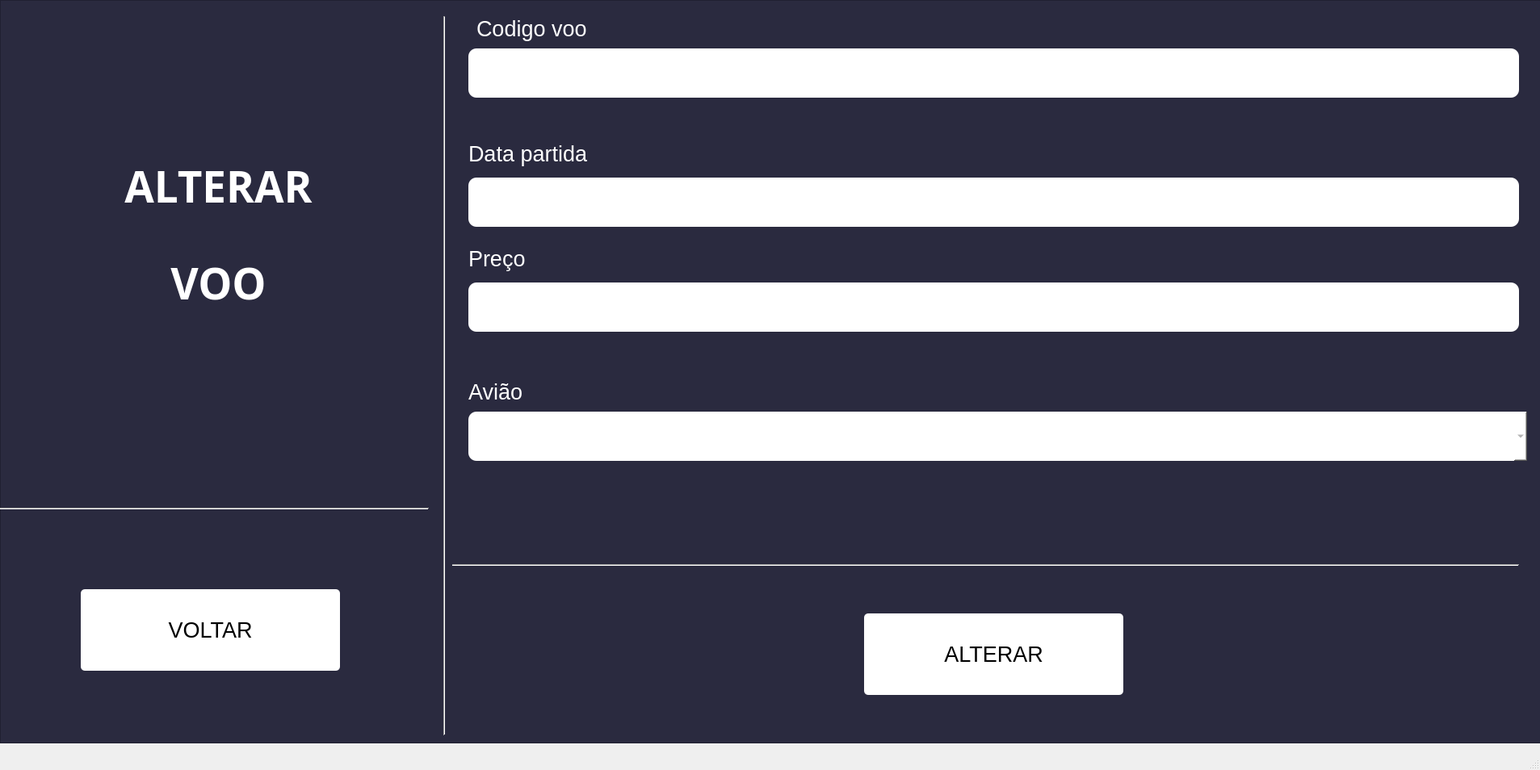
<?xml version="1.0" encoding="UTF-8"?>
<ui version="4.0">
 <class>MainWindow</class>
 <widget class="QMainWindow" name="MainWindow">
  <property name="geometry">
   <rect>
    <x>0</x>
    <y>0</y>
    <width>1907</width>
    <height>954</height>
   </rect>
  </property>
  <property name="windowTitle">
   <string>MainWindow</string>
  </property>
  <property name="styleSheet">
   <string notr="true"/>
  </property>
  <widget class="QWidget" name="centralwidget">
   <widget class="Line" name="line_2">
    <property name="geometry">
     <rect>
      <x>540</x>
      <y>20</y>
      <width>20</width>
      <height>891</height>
     </rect>
    </property>
    <property name="orientation">
     <enum>Qt::Vertical</enum>
    </property>
   </widget>
   <widget class="Line" name="line">
    <property name="geometry">
     <rect>
      <x>0</x>
      <y>620</y>
      <width>531</width>
      <height>20</height>
     </rect>
    </property>
    <property name="styleSheet">
     <string notr="true">border-color: rgb(255, 255, 255);</string>
    </property>
    <property name="orientation">
     <enum>Qt::Horizontal</enum>
    </property>
   </widget>
   <widget class="Line" name="line_3">
    <property name="geometry">
     <rect>
      <x>560</x>
      <y>690</y>
      <width>1321</width>
      <height>20</height>
     </rect>
    </property>
    <property name="styleSheet">
     <string notr="true">border-color: rgb(255, 255, 255);</string>
    </property>
    <property name="orientation">
     <enum>Qt::Horizontal</enum>
    </property>
   </widget>
   <widget class="QLabel" name="label">
    <property name="geometry">
     <rect>
      <x>10</x>
      <y>180</y>
      <width>521</width>
      <height>101</height>
     </rect>
    </property>
    <property name="font">
     <font>
      <family>Arial Black</family>
      <pointsize>40</pointsize>
      <weight>75</weight>
      <bold>true</bold>
     </font>
    </property>
    <property name="layoutDirection">
     <enum>Qt::LeftToRight</enum>
    </property>
    <property name="styleSheet">
     <string notr="true">color: rgb(255, 255, 255);</string>
    </property>
    <property name="text">
     <string>ALTERAR</string>
    </property>
    <property name="alignment">
     <set>Qt::AlignCenter</set>
    </property>
   </widget>
   <widget class="QLabel" name="label_2">
    <property name="geometry">
     <rect>
      <x>10</x>
      <y>300</y>
      <width>521</width>
      <height>101</height>
     </rect>
    </property>
    <property name="font">
     <font>
      <family>Arial Black</family>
      <pointsize>40</pointsize>
      <weight>75</weight>
      <bold>true</bold>
     </font>
    </property>
    <property name="styleSheet">
     <string notr="true">color: rgb(255, 255, 255);</string>
    </property>
    <property name="text">
     <string>VOO</string>
    </property>
    <property name="alignment">
     <set>Qt::AlignCenter</set>
    </property>
   </widget>
   <widget class="QLabel" name="label_3">
    <property name="geometry">
     <rect>
      <x>590</x>
      <y>10</y>
      <width>371</width>
      <height>51</height>
     </rect>
    </property>
    <property name="font">
     <font>
      <pointsize>20</pointsize>
     </font>
    </property>
    <property name="styleSheet">
     <string notr="true">color: rgb(255, 255, 255);</string>
    </property>
    <property name="text">
     <string>Codigo voo</string>
    </property>
   </widget>
   <widget class="QLabel" name="label_4">
    <property name="geometry">
     <rect>
      <x>580</x>
      <y>170</y>
      <width>381</width>
      <height>41</height>
     </rect>
    </property>
    <property name="font">
     <font>
      <pointsize>20</pointsize>
     </font>
    </property>
    <property name="styleSheet">
     <string notr="true">color: rgb(255, 255, 255);</string>
    </property>
    <property name="text">
     <string>Data partida</string>
    </property>
   </widget>
   <widget class="QLineEdit" name="lineEdit_2">
    <property name="geometry">
     <rect>
      <x>580</x>
      <y>220</y>
      <width>1301</width>
      <height>61</height>
     </rect>
    </property>
    <property name="styleSheet">
     <string notr="true">background-color: rgb(255, 255, 255);
color: rgb(136, 136, 136);
border-radius: 10px
</string>
    </property>
   </widget>
   <widget class="QLabel" name="label_5">
    <property name="geometry">
     <rect>
      <x>580</x>
      <y>300</y>
      <width>311</width>
      <height>41</height>
     </rect>
    </property>
    <property name="font">
     <font>
      <pointsize>20</pointsize>
     </font>
    </property>
    <property name="styleSheet">
     <string notr="true">color: rgb(255, 255, 255);</string>
    </property>
    <property name="text">
     <string>Preço</string>
    </property>
   </widget>
   <widget class="QLabel" name="label_6">
    <property name="geometry">
     <rect>
      <x>580</x>
      <y>460</y>
      <width>311</width>
      <height>51</height>
     </rect>
    </property>
    <property name="font">
     <font>
      <pointsize>20</pointsize>
     </font>
    </property>
    <property name="styleSheet">
     <string notr="true">color: rgb(255, 255, 255);</string>
    </property>
    <property name="text">
     <string>Avião</string>
    </property>
   </widget>
   <widget class="QComboBox" name="comboBox">
    <property name="geometry">
     <rect>
      <x>580</x>
      <y>510</y>
      <width>1311</width>
      <height>61</height>
     </rect>
    </property>
    <property name="font">
     <font>
      <pointsize>24</pointsize>
      <weight>75</weight>
      <bold>true</bold>
     </font>
    </property>
    <property name="styleSheet">
     <string notr="true">background-color: rgb(255, 255, 255);
color: rgb(136, 136, 136);
border-radius: 10px
</string>
    </property>
   </widget>
   <widget class="QPushButton" name="pushButton_2">
    <property name="geometry">
     <rect>
      <x>1070</x>
      <y>760</y>
      <width>321</width>
      <height>101</height>
     </rect>
    </property>
    <property name="font">
     <font>
      <pointsize>20</pointsize>
     </font>
    </property>
    <property name="styleSheet">
     <string notr="true">background-color: rgb(255, 255, 255);
color: rgb(0, 0, 0);
border-radius: 5px</string>
    </property>
    <property name="text">
     <string>ALTERAR</string>
    </property>
    <property name="iconSize">
     <size>
      <width>30</width>
      <height>30</height>
     </size>
    </property>
   </widget>
   <widget class="QPushButton" name="pushButton">
    <property name="geometry">
     <rect>
      <x>100</x>
      <y>730</y>
      <width>321</width>
      <height>101</height>
     </rect>
    </property>
    <property name="font">
     <font>
      <family>MS Shell Dlg 2</family>
      <pointsize>20</pointsize>
     </font>
    </property>
    <property name="styleSheet">
     <string notr="true">background-color: rgb(255, 255, 255);
color: rgb(0, 0, 0);
border-radius: 5px</string>
    </property>
    <property name="text">
     <string>VOLTAR</string>
    </property>
   </widget>
   <widget class="QLineEdit" name="lineEdit_3">
    <property name="geometry">
     <rect>
      <x>580</x>
      <y>350</y>
      <width>1301</width>
      <height>61</height>
     </rect>
    </property>
    <property name="styleSheet">
     <string notr="true">background-color: rgb(255, 255, 255);
color: rgb(136, 136, 136);
border-radius: 10px
</string>
    </property>
   </widget>
   <widget class="QLineEdit" name="lineEdit">
    <property name="geometry">
     <rect>
      <x>580</x>
      <y>60</y>
      <width>1301</width>
      <height>61</height>
     </rect>
    </property>
    <property name="styleSheet">
     <string notr="true">background-color: rgb(255, 255, 255);
color: rgb(136, 136, 136);
border-radius: 10px
</string>
    </property>
   </widget>
   <widget class="QFrame" name="frame">
    <property name="geometry">
     <rect>
      <x>0</x>
      <y>0</y>
      <width>1911</width>
      <height>921</height>
     </rect>
    </property>
    <property name="styleSheet">
     <string notr="true">background-color: rgb(42, 42, 63);</string>
    </property>
    <property name="frameShape">
     <enum>QFrame::StyledPanel</enum>
    </property>
    <property name="frameShadow">
     <enum>QFrame::Raised</enum>
    </property>
   </widget>
   <zorder>frame</zorder>
   <zorder>line_2</zorder>
   <zorder>line</zorder>
   <zorder>line_3</zorder>
   <zorder>label</zorder>
   <zorder>label_2</zorder>
   <zorder>label_3</zorder>
   <zorder>label_4</zorder>
   <zorder>lineEdit_2</zorder>
   <zorder>label_5</zorder>
   <zorder>label_6</zorder>
   <zorder>comboBox</zorder>
   <zorder>pushButton_2</zorder>
   <zorder>pushButton</zorder>
   <zorder>lineEdit_3</zorder>
   <zorder>lineEdit</zorder>
  </widget>
  <widget class="QMenuBar" name="menubar">
   <property name="geometry">
    <rect>
     <x>0</x>
     <y>0</y>
     <width>1907</width>
     <height>22</height>
    </rect>
   </property>
  </widget>
  <widget class="QStatusBar" name="statusbar"/>
 </widget>
 <resources/>
 <connections/>
</ui>
